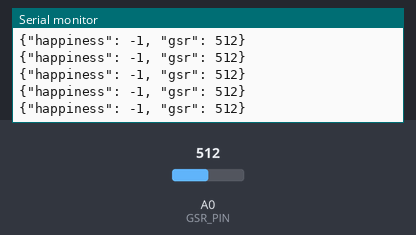
A sketch run on a simulated Arduino Uno, built with avr-gcc and run on an emulated ATmega328P. Parts: the last lines printed to the serial monitor. The test bench sets the inputs (shaded band); at power-on: A0 (GSR_PIN) = 512.

Above: at 1.2 s.
1.3 s: A0 (GSR_PIN) set to 985
At 1.33 s:
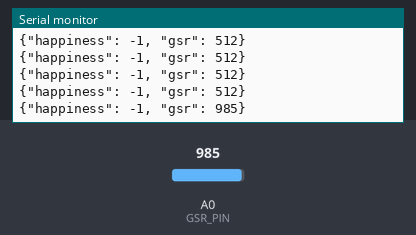
2.8 s: A0 (GSR_PIN) set to 1013
At 2.84 s:
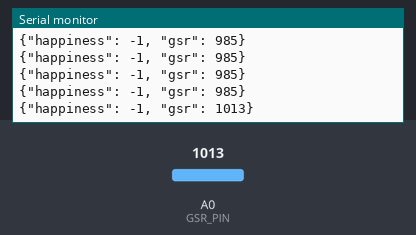
Timing chart, 0 to 5.8 s (numbered marks = the images above; inputs shaded):
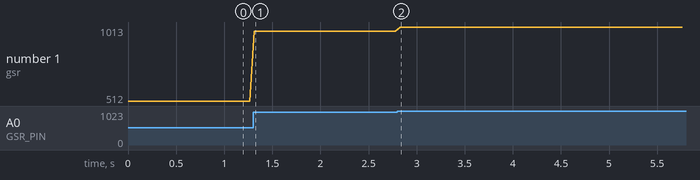

Measured:
- after the input at 1.3 s, the serial monitor: prints a new line at once (image 1)
- after the input at 2.8 s, the serial monitor: prints a new line at once (image 2)
- plotted number 1: 512 → 985 after the input at 1.3 s, 985 → 1013 after the input at 2.8 s

The sketch:

gsr_sensor.ino
```cpp
// presage_gsr_sender.ino
// Reads GSR sensor and sends JSON data over Serial

const int GSR_PIN = A0;
const int SENSOR_THRESHOLD = 50; // Filter out noise when not worn

void setup() {
  // 115200 is fast enough for low-latency data
  Serial.begin(115200);
}

void loop() {
  int gsrValue = analogRead(GSR_PIN);

  // Only send data if someone is actually wearing it (approximate)
  // or just send everything and let Python filter it.

  // Format: {"happiness": -1, "gsr": 512}
  // We use happiness: -1 so the Python script knows this is BIO data, not FACE data.
  Serial.print("{\"happiness\": -1, \"gsr\": ");
  Serial.print(gsrValue);
  Serial.println("}");

  delay(50); // 20 times per second (20Hz)
}
```
